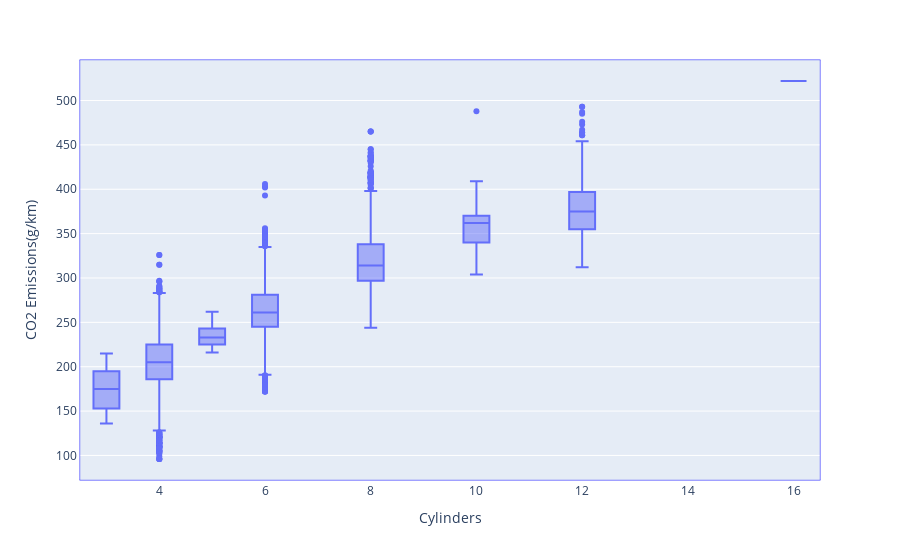

The notebook cell saved with this chart:
### Code cell
#plotly 테두리 강조하기 
fig = px.box(df_co2, x='Cylinders', y='CO2 Emissions(g/km)')
fig.update_xaxes(showline=True, linecolor= 'blue', linewidth=0.5, mirror=True)
fig.update_yaxes(showline=True, linecolor= 'blue', linewidth=0.5, mirror=True) # 매개변수로 설정
fig.show()

### Figure 1 — Plotly figure (JSON) as saved in the notebook; plotly's stock layout.template omitted (floating-point values rounded to 4 significant figures; data arrays with more than 128 entries replaced by an {"elided": "..."} marker saying what was removed)
{"data": [{"alignmentgroup": "True", "hovertemplate": "Cylinders=%{x}<br>CO2 Emissions(g/km)=%{y}<extra></extra>", "legendgroup": "", "marker": {"color": "#636efa"}, "name": "", "notched": false, "offsetgroup": "", "orientation": "v", "showlegend": false, "type": "box", "x": {"elided": "7385 int values"}, "x0": " ", "xaxis": "x", "y": {"elided": "7385 int values"}, "y0": " ", "yaxis": "y"}], "layout": {"boxmode": "group", "legend": {"tracegroupgap": 0}, "margin": {"t": 60}, "xaxis": {"anchor": "y", "domain": [0, 1], "linecolor": "blue", "linewidth": 0.5, "mirror": true, "showline": true, "title": {"text": "Cylinders"}}, "yaxis": {"anchor": "x", "domain": [0, 1], "linecolor": "blue", "linewidth": 0.5, "mirror": true, "showline": true, "title": {"text": "CO2 Emissions(g/km)"}}}}
